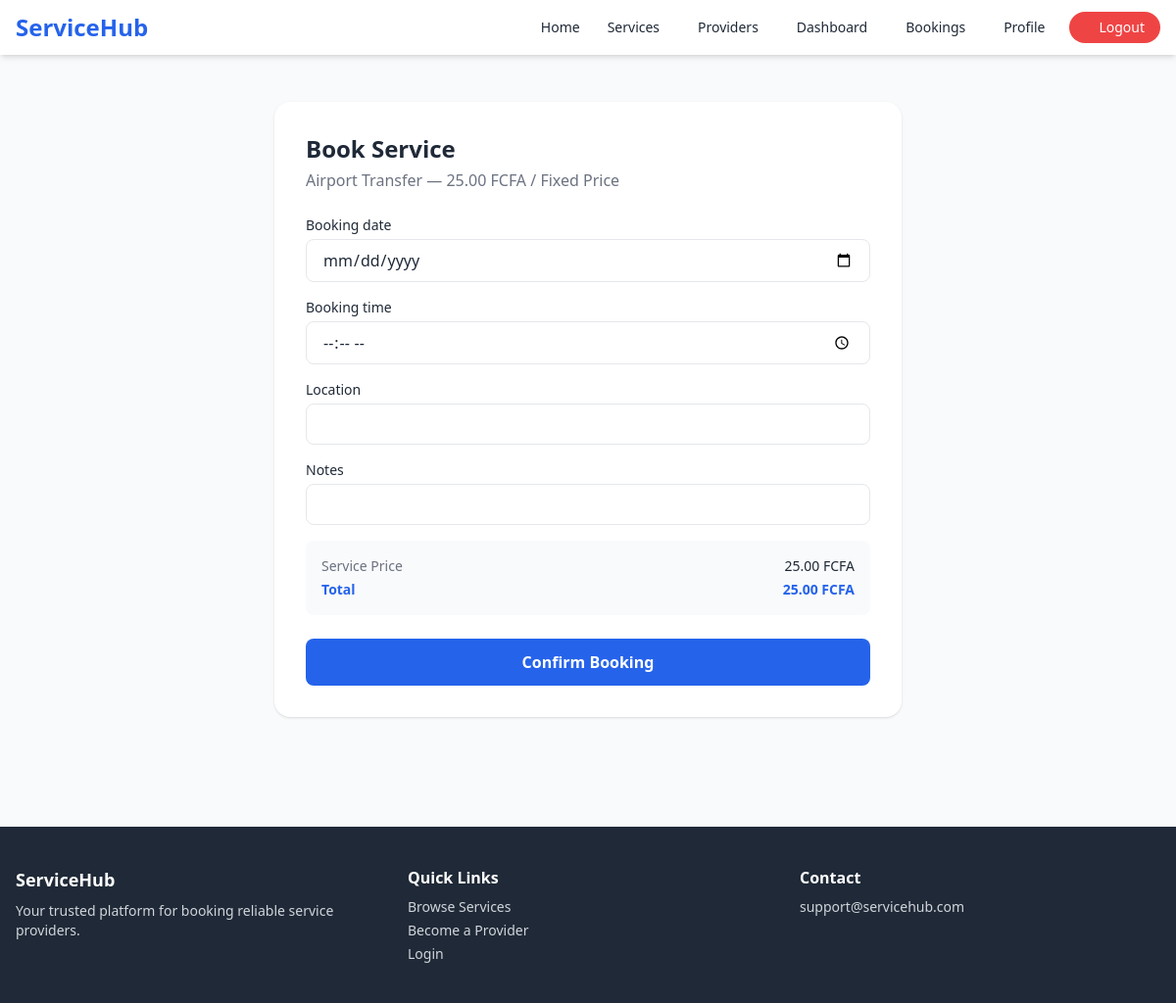
The page /book/1/ (signed in) on the database its author committed.
### services/models.py (models this page shows, shortened)
class Service(models.Model):
    category = models.ForeignKey(ServiceCategory, on_delete=models.CASCADE, related_name='services')
    provider = models.ForeignKey(ProviderProfile, on_delete=models.CASCADE, related_name='services')
    title = models.CharField(max_length=200)
    description = models.TextField()
    price = models.DecimalField(max_digits=10, decimal_places=2)
    price_type = models.CharField(max_length=20, choices=[
        ('fixed', 'Fixed Price'),
        ('hourly', 'Per Hour'),
        ('daily', 'Per Day'),
    ], default='fixed')
    duration_hours = models.PositiveIntegerField(default=1, help_text='Estimated duration in hours')
    is_active = models.BooleanField(default=True)
    created_at = models.DateTimeField(auto_now_add=True)

### bookings/views.py (the view)
# urls.py: path('book/<int:service_id>/', views.create_booking, name='create_booking'),
@login_required
def create_booking(request, service_id):
    service = get_object_or_404(Service, pk=service_id, is_active=True)
    if not request.user.is_customer():
        messages.error(request, 'Only customers can make bookings.')
        return redirect('service_detail', pk=service_id)
    if request.method == 'POST':
        form = BookingForm(request.POST)
        if form.is_valid():
            booking = form.save(commit=False)
            booking.customer = request.user
            booking.provider = service.provider
            booking.service = service
            booking.total_price = service.price
            booking.save()
            messages.success(request, 'Booking created! Awaiting provider confirmation.')
            return redirect('booking_detail', pk=booking.pk)
    else:
        form = BookingForm()
    return render(request, 'bookings/create_booking.html', {'form': form, 'service': service})

### bookings/forms.py
class BookingForm(forms.ModelForm):
    booking_date = forms.DateField(widget=forms.DateInput(attrs={'type': 'date'}))
    booking_time = forms.TimeField(widget=forms.TimeInput(attrs={'type': 'time'}))
    class Meta:
        model = Booking
        fields = ['booking_date', 'booking_time', 'location', 'notes']
        widgets = {
            'location': forms.TextInput(attrs={'placeholder': 'Enter service location'}),
            'notes': forms.Textarea(attrs={'rows': 3, 'placeholder': 'Any special instructions?'}),
        }

### accounts/models.py (called while the page is built)
    def is_customer(self):
        return self.role == self.ROLE_CUSTOMER

### templates/bookings/create_booking.html (shortened to what this page needs)
{% extends 'base.html' %}
{% block content %}
<div class="max-w-2xl mx-auto px-4 py-12">
    <div class="bg-white rounded-2xl shadow p-8">
        <h1 class="text-2xl font-bold mb-1">Book Service</h1>
        <p class="text-gray-500 mb-6">{{ service.title }} — {{ service.price }} FCFA / {{ service.get_price_type_display }}</p>
        <form method="post">
            {% for field in form %}
            <div class="mb-4">
                <label class="block text-sm font-medium mb-1">{{ field.label }}</label>
                {% if field.field.widget.input_type == 'textarea' %}
                    <textarea name="{{ field.html_name }}" rows="3"
                        class="w-full border rounded-lg px-4 py-2 focus:outline-none focus:ring-2 focus:ring-blue-500">{{ field.value|default:'' }}</textarea>
                {% else %}
                    <input type="{{ field.field.widget.input_type }}" name="{{ field.html_name }}"
                        class="w-full border rounded-lg px-4 py-2 focus:outline-none focus:ring-2 focus:ring-blue-500">
                {% endif %}
            </div>
            {% endfor %}
            <div class="bg-gray-50 rounded-lg p-4 mb-6 text-sm">
                <div class="flex justify-between mb-1">
                    <span class="text-gray-500">Service Price</span>
                    <span class="font-medium">{{ service.price }} FCFA</span>
                </div>
                <div class="flex justify-between font-bold text-blue-600">
                    <span>Total</span>
                    <span>{{ service.price }} FCFA</span>
                </div>
            </div>
            <button type="submit" class="w-full bg-blue-600 text-white py-3 rounded-lg font-semibold hover:bg-blue-700 transition">Confirm Booking</button>
        </form>
    </div>
</div>
{% endblock %}

### rows shown on the page
Service: title "Airport Transfer", price "25.00", price_type "Fixed Price"

### other values the page prints
{{ field.label }} "Booking date" "Booking time" "Location" "Notes"
